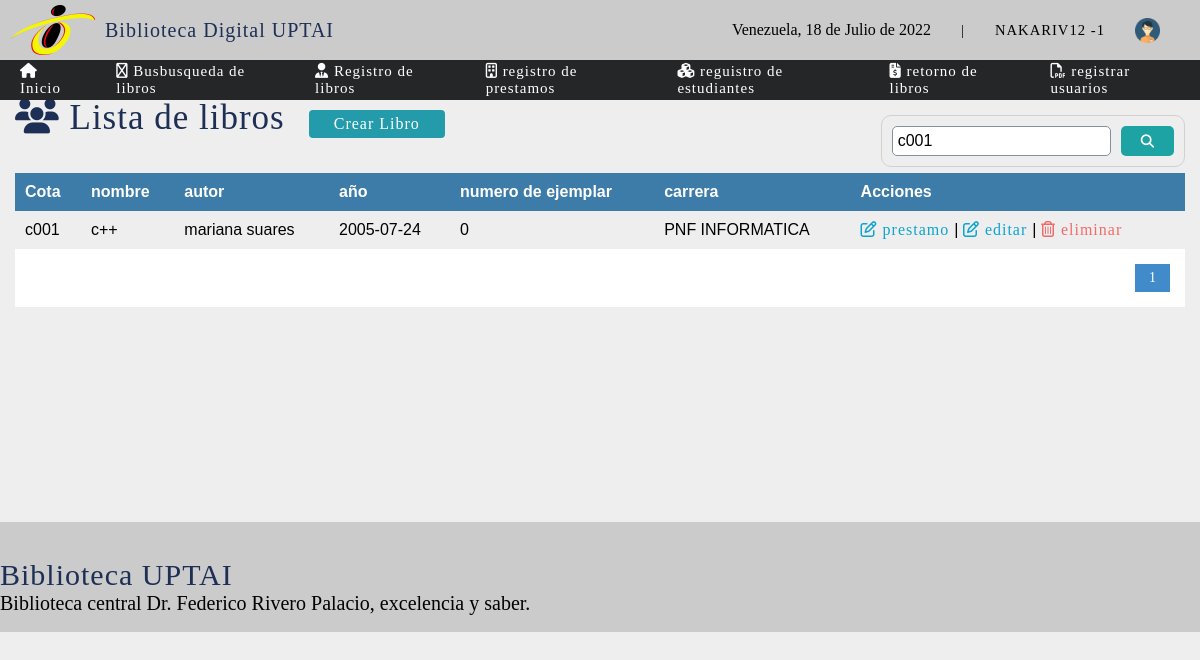
/sistema/buscar_libros.php?busqueda=c001 (signed in), run on the app's committed database.
### tables this page shows
CREATE TABLE `libros` (
  `cota` varchar(20) NOT NULL,
  `nombre_libro` varchar(30) NOT NULL,
  `autor` varchar(20) NOT NULL,
  `año_libro` date NOT NULL,
  `n_ejemplar` varchar(20) NOT NULL,
  `carrera` int(11) NOT NULL,
  `status` int(2) NOT NULL DEFAULT 1,
  `id_userCreador` int(11) DEFAULT NULL,
  `id_userDeleted` int(11) DEFAULT NULL,
  `stock` int(100) DEFAULT NULL,
  `disponible` int(100) DEFAULT NULL
);

CREATE TABLE `carrera` (
  `idcarrera` int(11) NOT NULL,
  `nom_carrera` varchar(50) NOT NULL
);

### sistema/buscar_libros.php (the view, shortened to what this page needs)
<?php
	include "../conexion.php";
 ?>
<!DOCTYPE html>
<html lang="en">
<head>
	<?php include "vista/includes/scripts.php";?>
</head>
<body>
	<?php include "vista/includes/header.php";?>
	<section id="container">
		<?php
		$busqueda = strtolower($_REQUEST['busqueda']);
		 ?>
		<h1><i class="fas fa-users"></i> Lista de libros</h1>
		<a href="registro_libros.php" class="btn_new">Crear Libro</a>
		<form action="buscar_libros.php" method="get" class="form_search">
			<input type="text" name="busqueda" id="busqueda" placeholder="buscar" value="<?php echo $busqueda; ?>">
			<button type="submit" class="btn_search"><i class="fas fa-search"></i></button>
		</form>
		<table>
			<tr>
                <th>Cota</th>
				<th>nombre</th>
				<th>autor</th>
				<th>año</th>
				<th>numero de ejemplar</th>
				<th>carrera</th>
				<th>Acciones</th>
			</tr>
			<?php
			$carrera = '';
			$sql_register =  mysqli_query($conection, "SELECT count(*) as total_registro FROM libros
															WHERE ( cota LIKE '%$busqueda%' OR
																	nombre_libro LIKE '%$busqueda%' OR
																	autor LIKE '%$busqueda%' OR
																	año_libro LIKE '%$busqueda%'
																	$carrera )
															AND status = 1;");
			$result_register = mysqli_fetch_array($sql_register);
			$total_registro = $result_register['total_registro'];
			$por_pagina = 5;
			if(empty($_GET['pagina']))
			{
				$pagina = 1;
			}else{
				$pagina = $_GET['pagina'];
			}
			$desde = ($pagina-1) * $por_pagina;
			$total_paginas = ceil($total_registro / $por_pagina);
			$query =  mysqli_query($conection,"SELECT l.cota, l.nombre_libro, l.autor, l.año_libro, l.n_ejemplar, c.nom_carrera FROM libros l INNER JOIN carrera c ON l.carrera = c.idcarrera
										WHERE ( l.cota LIKE '%$busqueda%' OR
												l.nombre_libro LIKE '%$busqueda%' OR
												l.autor LIKE '%$busqueda%' OR
												l.año_libro LIKE '%$busqueda%' OR
												c.nom_carrera  LIKE '%$busqueda%')
										AND status = 1 ORDER BY l.cota ASC LIMIT $desde, $por_pagina");
			$result = mysqli_num_rows($query);
			if($result > 0){
				while ($data = mysqli_fetch_array($query)) {
			 ?>
			<tr>
				<td><?php echo $data["cota"] ;?></td>
				<td><?php echo $data["nombre_libro"]; ?></td>
				<td><?php echo $data["autor"] ;?></td>
				<td><?php echo $data["año_libro"] ;?></td>
                <td><?php echo $data["n_ejemplar"] ;?></td>
				<td><?php echo $data["nom_carrera"] ;?></td>
				<td>
                    <a class="link_edit" href="agregar_prestamo.php?cota=<?php echo $data["cota"];?>"><i class="far fa-edit"></i> prestamo </a>
					|
					<a class="link_edit" href="editar_libros.php?id=<?php echo $data["cota"];?>"><i class="far fa-edit"></i> editar </a>
					|
					<a class="link_delete" href="eliminar_libros.php?id=<?php echo $data["cota"];?>"><i class="far fa-trash-alt"></i> eliminar</a>
				</td>
			</tr>
			<?php
				}
			}
			?>
		</table>
		<?php
			if($total_registro != 0){
		 ?>
		<div class="paginador">
			<ul>
					<?php
						for ($i=1; $i <= $total_paginas; $i++) {
							if ($i == $pagina ) {
								echo '<li class="pageSelected">'.$i.'</li>';
							}else{
								echo '<li><a href="?pagina='.$i.'&busqueda='.$busqueda.'">'.$i.'</a></li>';
							}
						}
					 ?>
			</ul>
		</div>
	<?php  } ?>
	</section>
	<?php include "vista/includes/footer.php";?>
</body>
</html>

### sistema/vista/css/estilos1.css (style rules this page uses)
* { margin: 0; padding: 0; box-sizing: border-box; }
body { margin: 0; background: #EEEEEE; }
a { text-decoration: none; font-family: 'Piazzolla'; letter-spacing: 1px; }
h1, h2, h3, h4, h5, h6 { font-family: 'Piazzolla'; font-weight: normal; letter-spacing: 1px; color: #1D2F54;; }
h1 { font-size: 26px; }
#container { padding: 90px 15px 15px; }
form { background: #fff; margin: auto; padding: 20px 50px; border: 1px solid #d1d1d1; }
input,select { display: block; width: 100%; font-size: 12pt; padding: 5px; border: 1px solid #85929c; border-radius: 5px; }
#container h1 { font-size: 35px; display: inline-block; }
.btn_new { display: inline-block; background: #239baa; color: #fff; padding: 5px 25px; border-radius: 4px; margin: 20px; }
table { margin-top: 15px; border-collapse: collapse; font-size: 12pt; font-family: 'arial'; width: 100%; }
table th { text-align: left; padding: 10px; background: #3d7ba8; color: #fff; }
table tr:nth-child(odd) { background: #fff; border: 2px; }
table td { padding: 10px; }
.link_edit { color: #0ca4ce; }
.link_delete { color: #f26b6b; }
.paginador ul { padding: 15px; list-style: none; background: #fff; display: -webkit-flex; display: -moz-flex; display: -ms-flex; display: -o-flex; display: flex; justify-content: flex-end; }
.paginador a, .pageSelected { color: #428bca; border: 1px solid #ddd; padding: 5px; display: inline-block; font-size: 14px; text-align: center; width: 35px; }
.pageSelected { color: #fff; background: #428bca; border: 1px solid #428bca; }
.form_search { margin-top: 25px; display: -webkit-flex; display: -moz-flex; display: -ms-flex; display: -o-flex; display: flex; float: right; background: initial; padding: 10px; border-radius: 10px; }
.form_search .btn_search { background: #1da3a3; color: #fff; padding: 0 20px; border: 0; cursor: pointer; margin-left: 10px; }
.form_search button { border-radius: 5px; }

### data on the page
libros: cota "c001", nombre_libro "c++", autor "mariana suares", año_libro "2005-07-24", n_ejemplar "0", carrera.nom_carrera "PNF INFORMATICA"

### other printed values
fechaC() "18 de Julio de 2022"
$_SESSION['user'] "NAKARIV12"
$_SESSION['rol'] "1"
